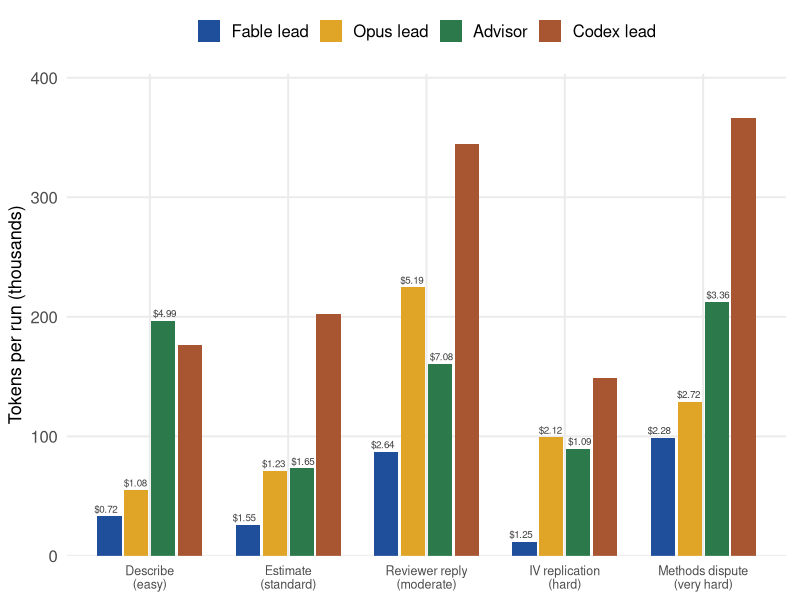
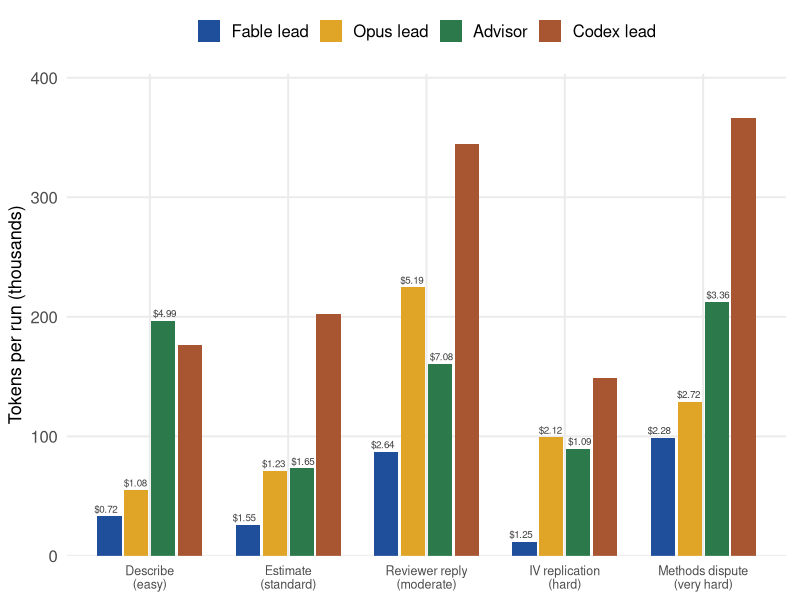
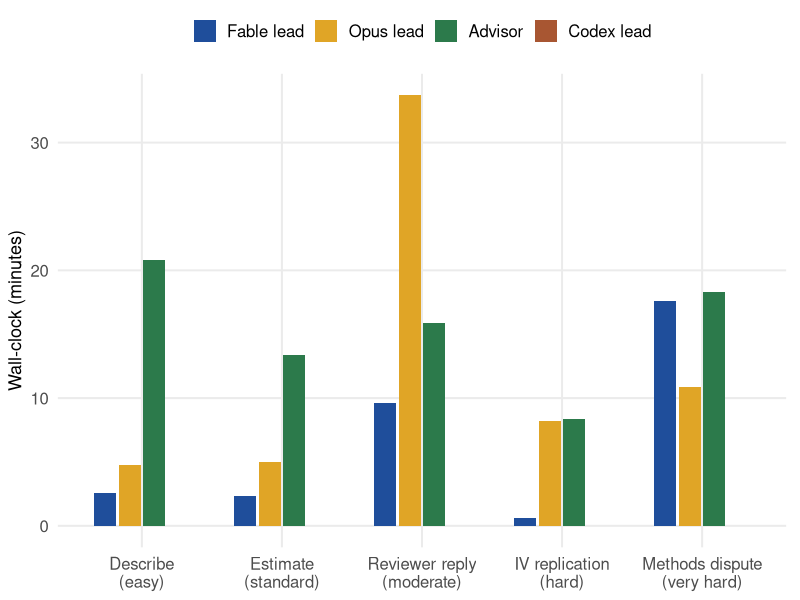
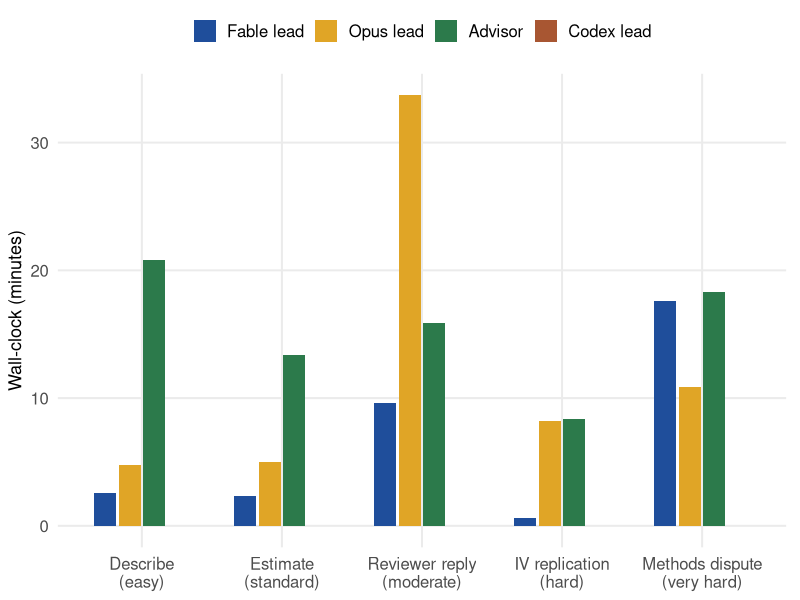
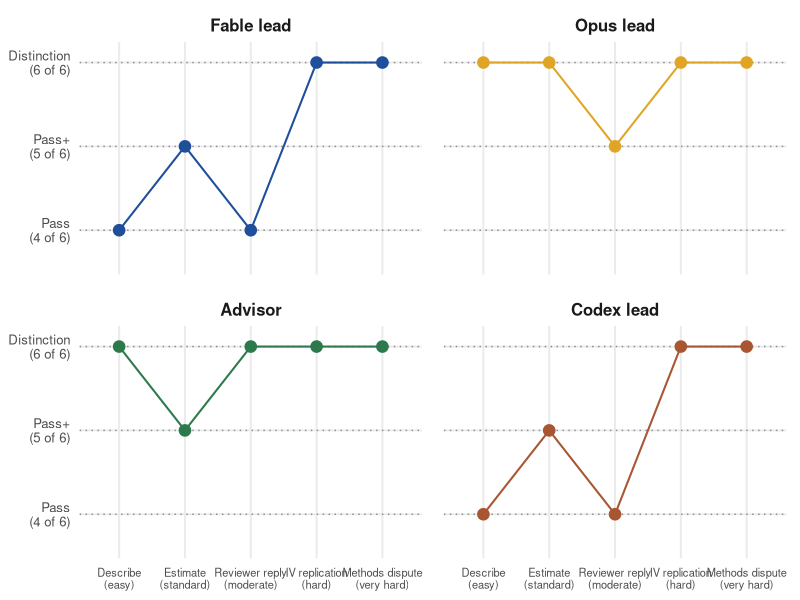
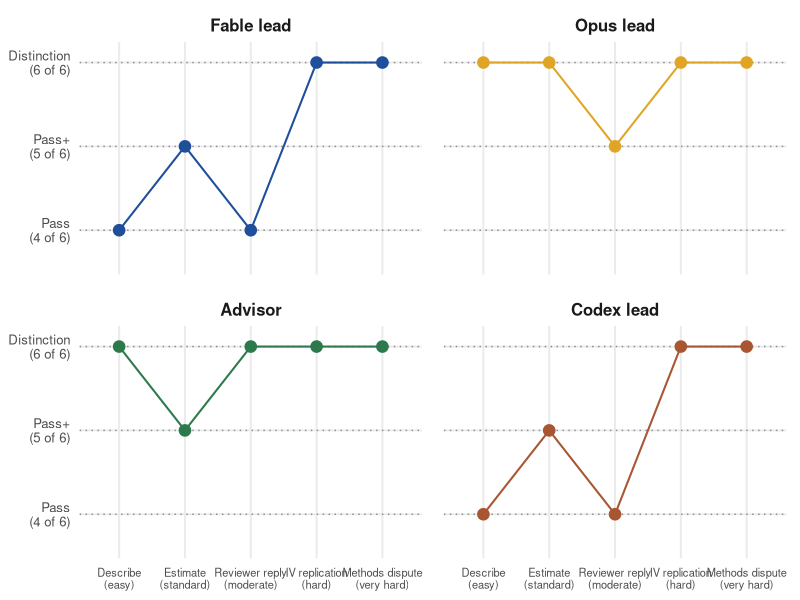

Generate these figures, in order, with R:
#!/usr/bin/env Rscript
# Orchestration Lab demo — efficiency charts (Anthropic arms only)
# Produces: eff-cost.png, eff-time.png, eff-quality.png
# Outputs copied to both analysis/figures/ and docs/assets/orchestration-lab/
#
# Sources: cost (USD), minutes, and tokens from the claude -p JSON envelopes
# (opus RE-RUN 2026-07-13 on the recalibrated v2.17.0 skill; fable is the
# 2026-07-13 v2.18.1 re-run (reason-in-place + rigor-bar recalibration) —
# T1/T2/T3 are the fresh v2.18.1 capture, H and VH are carried from the
# v2.18.0 draw (already Distinction, not re-run); advisor and Codex unchanged
# from 2026-07-12; advisor rows sum the solve + revise
# envelopes and their minutes include the unmetered consult) and from
# SCORING.md (items met of 6; bands are categorical, the fraction is their
# chart representation). The token column is "tokens processed, excluding
# cached reads" = input + cache_creation + output for the Claude arms (cache
# reads are cheap reused context and would otherwise dwarf the comparison);
# for the Codex arm it is the CLI's single total-tokens figure, its only
# number. This is the one unit shared by all four arms.

suppressPackageStartupMessages({
  library(ggplot2)
})

# ---- site palette ----
pal <- c(
  "Fable lead" = "#1F4E9B",
  "Opus lead"  = "#E0A526",
  "Advisor"    = "#2C7A4B",
  "Codex lead" = "#A85632"
)

mode_levels <- c("Fable lead", "Opus lead", "Advisor", "Codex lead")

brief_levels <- c("T1", "T2", "T3", "H", "VH")
brief_labels <- c(
  "T1" = "Describe\n(easy)",
  "T2" = "Estimate\n(standard)",
  "T3" = "Reviewer reply\n(moderate)",
  "H"  = "IV replication\n(hard)",
  "VH" = "Methods dispute\n(very hard)"
)

# ---- shared theme ----
theme_demo <- theme_minimal(base_size = 15) +
  theme(
    legend.position = "top",
    legend.title = element_blank(),
    legend.text = element_text(size = 12),
    axis.title = element_text(size = 13),
    panel.grid.minor = element_blank(),
    plot.margin = margin(6, 10, 6, 6)
  )

# ---- data (captured-run numbers) ----
df <- rbind(
  data.frame(mode = "Fable lead",    brief = "T1", cost_usd = 0.72, minutes = 2.6,  out_tokens = 33000,  items = 4),
  data.frame(mode = "Fable lead",    brief = "T2", cost_usd = 1.55, minutes = 2.3,  out_tokens = 26000,  items = 5),
  data.frame(mode = "Fable lead",    brief = "T3", cost_usd = 2.64, minutes = 9.6,  out_tokens = 87000,  items = 4),
  data.frame(mode = "Fable lead",    brief = "H",  cost_usd = 1.25, minutes = 0.6,  out_tokens = 12000,  items = 6),
  data.frame(mode = "Fable lead",    brief = "VH", cost_usd = 2.28, minutes = 17.6, out_tokens = 99000,  items = 6),
  data.frame(mode = "Opus lead",     brief = "T1", cost_usd = 1.08, minutes = 4.8,  out_tokens = 55100,  items = 6),
  data.frame(mode = "Opus lead",     brief = "T2", cost_usd = 1.23, minutes = 5.0,  out_tokens = 71200,  items = 6),
  data.frame(mode = "Opus lead",     brief = "T3", cost_usd = 5.19, minutes = 33.7, out_tokens = 224700, items = 5),
  data.frame(mode = "Opus lead",     brief = "H",  cost_usd = 2.12, minutes = 8.2,  out_tokens = 99100,  items = 6),
  data.frame(mode = "Opus lead",     brief = "VH", cost_usd = 2.72, minutes = 10.9, out_tokens = 129000, items = 6),
  data.frame(mode = "Advisor", brief = "T1", cost_usd = 4.99, minutes = 20.8, out_tokens = 196800, items = 6),
  data.frame(mode = "Advisor", brief = "T2", cost_usd = 1.65, minutes = 13.4, out_tokens = 73100,  items = 5),
  data.frame(mode = "Advisor", brief = "T3", cost_usd = 7.08, minutes = 15.9, out_tokens = 160600, items = 6),
  data.frame(mode = "Advisor", brief = "H",  cost_usd = 1.09, minutes = 8.4,  out_tokens = 89700,  items = 6),
  data.frame(mode = "Advisor", brief = "VH", cost_usd = 3.36, minutes = 18.3, out_tokens = 212300, items = 6),
  # Codex arm = the Sol-lead capture (2026-07-13; gpt-5.6-sol · medium leading,
  # bulk delegated to gpt-5.6-terra one-shots; see runs/46-sol/*/routing-log.md).
  # out_tokens is Sol-lead tokens + Terra one-shot tokens from each leaf's
  # routing log (Codex /status totals; no input/output breakdown; no USD
  # reported). Wall-clock was not recorded for these interactive sessions, so
  # minutes is NA and the Codex arm is absent from the time chart. The earlier
  # headless Terra-lead fallback capture (2026-07-12) remains in RESULTS.md.
  data.frame(mode = "Codex lead",       brief = "T1", cost_usd = NA,   minutes = NA,  out_tokens = 176606, items = 4),
  data.frame(mode = "Codex lead",       brief = "T2", cost_usd = NA,   minutes = NA,  out_tokens = 202549, items = 5),
  data.frame(mode = "Codex lead",       brief = "T3", cost_usd = NA,   minutes = NA,  out_tokens = 344946, items = 4),
  data.frame(mode = "Codex lead",       brief = "H",  cost_usd = NA,   minutes = NA,  out_tokens = 148788, items = 6),
  data.frame(mode = "Codex lead",       brief = "VH", cost_usd = NA,   minutes = NA,  out_tokens = 366619, items = 6)
)

df$mode <- factor(df$mode, levels = mode_levels)
df$brief <- factor(df$brief, levels = brief_levels)
df$score <- df$items / 6
# Every plotted run's fraction lands in the band its line predicts (the
# Sol-lead capture has no fraction-above-band case), so no hollow markers.
df$band_matches <- TRUE

out_dirs <- c(
  "/Users/scdenney/Documents/github/resources/ai-for-research/demos/orchestration-lab/analysis/figures",
  "/Users/scdenney/Documents/github/resources/ai-for-research/docs/assets/orchestration-lab"
)
for (d in out_dirs) dir.create(d, recursive = TRUE, showWarnings = FALSE)

save_png <- function(plot, filename, width_in = 8, height_in = 4.5, dpi = 300) {
  for (d in out_dirs) {
    ggsave(
      filename = file.path(d, filename),
      plot = plot,
      width = width_in,
      height = height_in,
      dpi = dpi,
      units = "in"
    )
  }
}

# ---- Chart 1: tokens by brief, all four arms on one unit ----
# One unit so the Codex arm sits with the rest. For the Claude arms this is
# output (generated) tokens from the run envelope; the Codex CLI reports only a
# single total-tokens figure, shown as-is. Neither counts Claude Code's
# cached-context reads (billed at a fraction, and millions per run), which would
# otherwise dwarf the comparison. USD is labeled on the Claude bars where the
# CLI reports it; the Codex CLI reports no dollars.
tok_dodge <- position_dodge2(width = 0.85, preserve = "single")
df$tok_k <- df$out_tokens / 1000
df$usd_lab <- ifelse(is.na(df$cost_usd), "",
                     paste0("$", formatC(df$cost_usd, format = "f", digits = 2)))

p_cost <- ggplot(df, aes(x = brief, y = tok_k, fill = mode)) +
  geom_col(position = tok_dodge, width = 0.78) +
  geom_text(aes(label = usd_lab), position = tok_dodge,
            vjust = -0.45, size = 2.5, colour = "grey25") +
  scale_fill_manual(values = pal, breaks = mode_levels) +
  scale_x_discrete(labels = brief_labels, drop = FALSE) +
  scale_y_continuous(expand = expansion(mult = c(0, 0.10))) +
  labs(x = NULL, y = "Tokens per run (thousands)") +
  theme_demo +
  theme(axis.text.x = element_text(size = 9))

save_png(p_cost, "eff-cost.png", width_in = 9, height_in = 5)

# ---- Chart 2: wall-clock minutes by brief, grouped bars ----
p_time <- ggplot(df, aes(x = brief, y = minutes, fill = mode)) +
  geom_col(position = position_dodge2(width = 0.8, preserve = "single"), width = 0.7) +
  scale_fill_manual(values = pal, breaks = mode_levels) +
  scale_x_discrete(labels = brief_labels, drop = FALSE) +
  labs(x = NULL, y = "Wall-clock (minutes)") +
  theme_demo

save_png(p_time, "eff-time.png")

# ---- Chart 3: rubric score against the band thresholds, one panel per arm ----
# Dotted lines mark the three bands (SCORING.md): every brief is graded on
# six binary items (4 core, 1 judgment, 1 completeness), so 4/6 = Pass,
# 5/6 = Pass+, 6/6 = Distinction, one shared axis for all briefs. Four arms on
# one axis overlap badly, so each arm gets its own panel; the dotted lines are
# repeated in every panel so a reader can place any point without cross-panel
# comparison.
thresholds <- data.frame(
  score = c(4 / 6, 5 / 6, 1),
  band = c("Pass", "Pass+", "Distinction")
)

df$mode <- factor(df$mode, levels = mode_levels)

p_quality <- ggplot(df, aes(x = brief, y = score, color = mode, group = mode)) +
  geom_hline(
    data = thresholds, aes(yintercept = score),
    linetype = "dotted", color = "grey55", linewidth = 0.5
  ) +
  geom_line(linewidth = 0.7) +
  geom_point(data = df[df$band_matches, ], size = 3.6) +
  geom_point(
    data = df[!df$band_matches, ],
    size = 3.6, shape = 21, fill = "white", stroke = 1.3
  ) +
  facet_wrap(~mode, nrow = 2) +
  scale_color_manual(values = pal, breaks = mode_levels, guide = "none") +
  scale_x_discrete(labels = brief_labels, drop = FALSE) +
  scale_y_continuous(
    limits = c(0.60, 1.02),
    breaks = thresholds$score,
    labels = c("Pass\n(4 of 6)", "Pass+\n(5 of 6)", "Distinction\n(6 of 6)")
  ) +
  labs(x = NULL, y = NULL) +
  theme_demo +
  theme(
    strip.text = element_text(size = 12, face = "bold"),
    axis.text.x = element_text(size = 8),
    axis.text.y = element_text(size = 9.5),
    panel.spacing.x = unit(1.1, "lines"),
    panel.spacing.y = unit(0.9, "lines")
  )

save_png(p_quality, "eff-quality.png", width_in = 9, height_in = 6)

cat("Done.\n")
